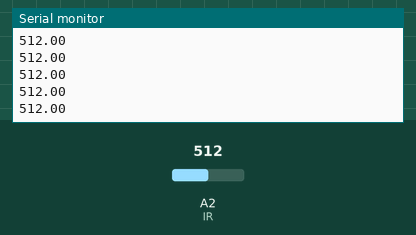
Simulated run of this sketch. Board: Arduino Uno, built with avr-gcc and run on an emulated ATmega328P. Shown: the last lines printed to the serial monitor. The test bench sets the inputs (shaded band); at power-on: A2 (IR) = 512.

Above: at 1.2 s.
1.3 s: A2 (IR) set to 716
At 1.9 s:
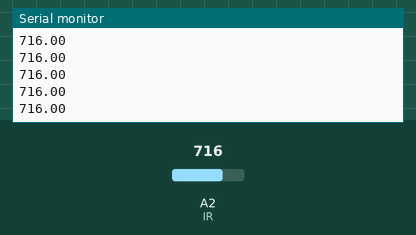
2.8 s: A2 (IR) set to 900
At 3.7 s:
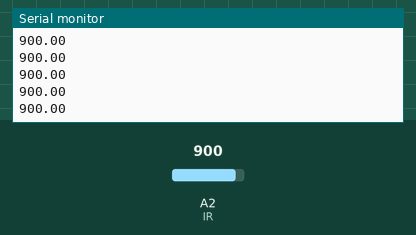
Timing chart, 0 to 5.8 s (numbered marks = the images above; inputs shaded):
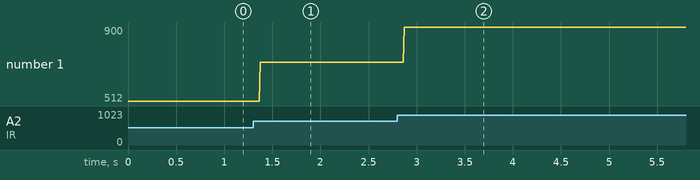

Measured:
- after the input at 1.3 s, the serial monitor: prints a new line after 0.07 s (image 1)
- after the input at 2.8 s, the serial monitor: prints a new line after 0.07 s (image 2)
- plotted number 1: 512 → 716 after the input at 1.3 s, 716 → 900 after the input at 2.8 s

The sketch:

test_IR.ino
```cpp
#include <MeMCore.h>

#define IR A2
#define varIR 15
#define avgDel 10

float prev = -1;
float curr = 0;
float delta = 0;
long n = 0;

void setup(){
  Serial.begin(9600);
}

float readAvg(int n, long del){
  float sum = 0;
  for (int i = 0; i < n; i++){
    sum += analogRead(IR);
    delay(del);
  }
  return sum/n;
}

void loop(){
  curr = analogRead(IR);
  Serial.println(curr);
  n++;
}
```
